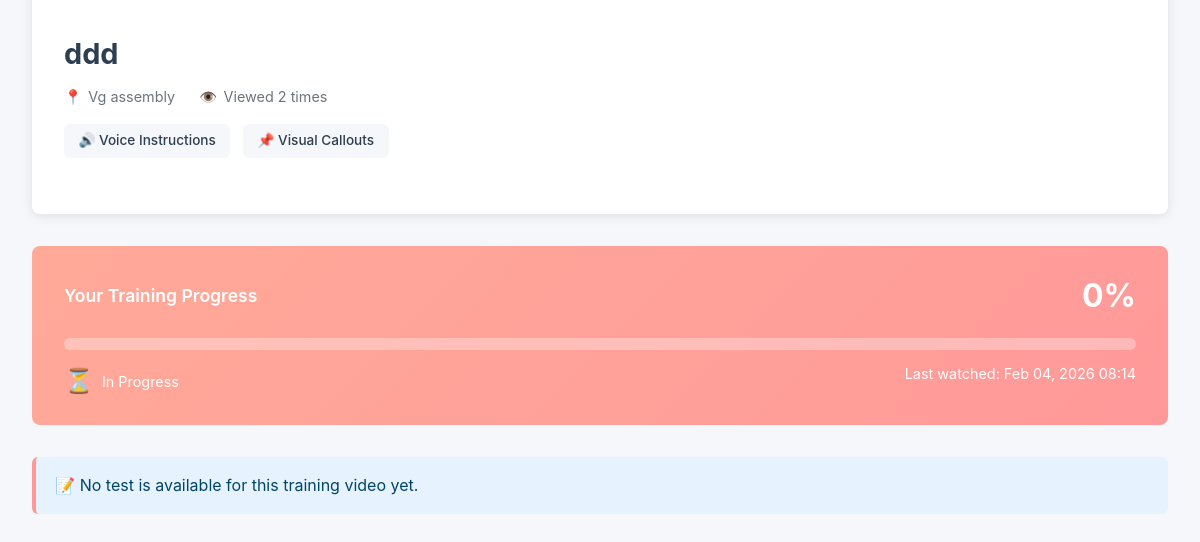
/video/20/ (signed in, lower part), run on an earlier commit of the app's database.
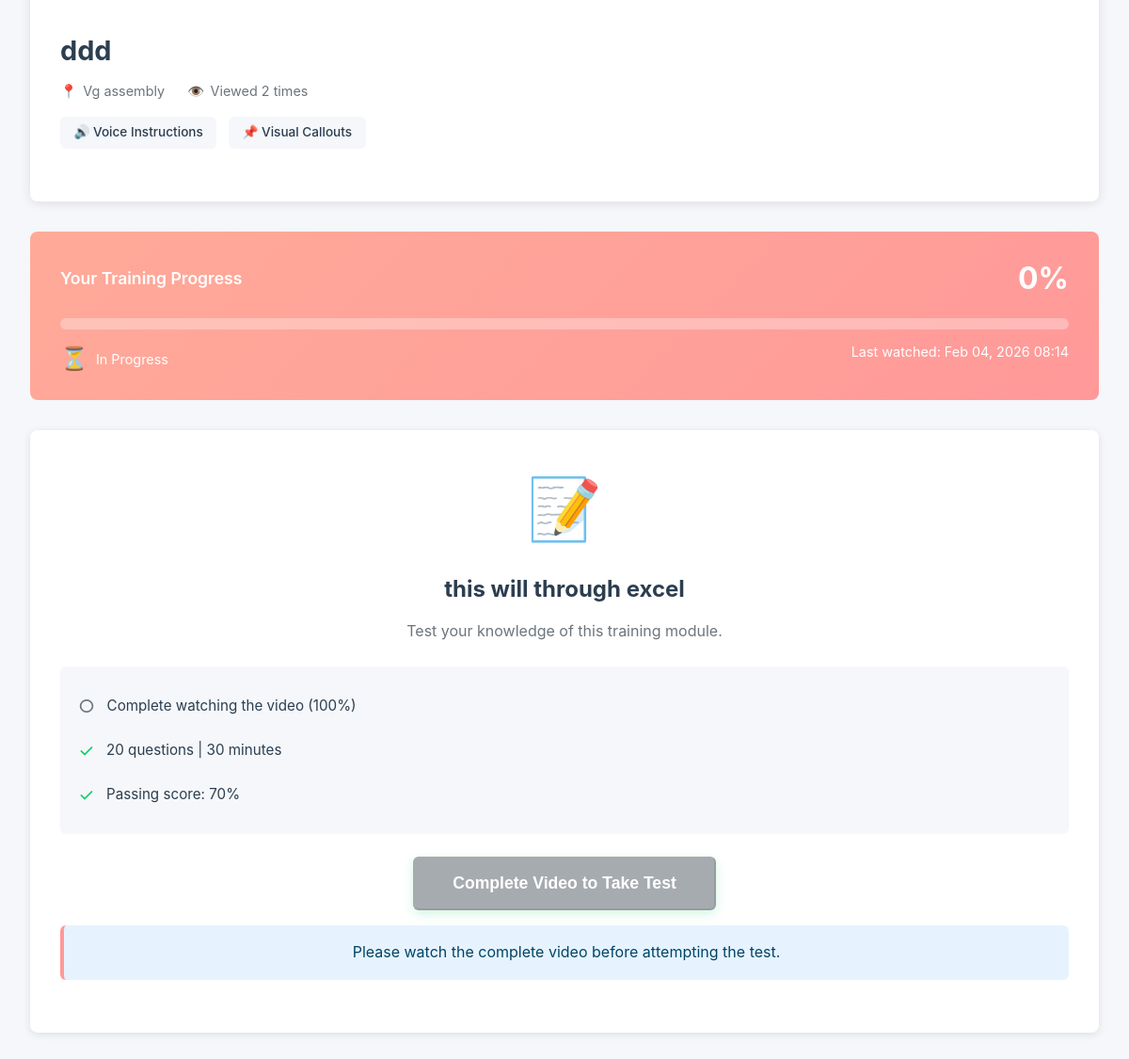
And on a later commit of the database.
### process_dojo/models.py (models this page shows, shortened)
class MCQTest(models.Model):
    video = models.OneToOneField(TrainingVideo, on_delete=models.CASCADE, related_name='mcq_test')
    title = models.CharField(max_length=200)
    description = models.TextField(blank=True)
    passing_score = models.IntegerField(
        default=70,
        validators=[MinValueValidator(0), MaxValueValidator(100)],
        help_text="Passing percentage"
    )
    time_limit_minutes = models.IntegerField(
        default=30,
        validators=[MinValueValidator(1)],
        help_text="Time limit in minutes"
    )
    is_active = models.BooleanField(default=True)
    created_at = models.DateTimeField(auto_now_add=True)
    updated_at = models.DateTimeField(auto_now=True)
    class Meta:
        ordering = ['video']

### process_dojo/views.py (the view)
# urls.py: path('video/<int:pk>/', views.VideoDetailView.as_view(), name='video_detail'),
class VideoDetailView(LoginRequiredMixin, DetailView):
    model = TrainingVideo
    template_name = 'process_dojo/video_detail.html'
    context_object_name = 'video'
    def get(self, request, *args, **kwargs):
        self.object = self.get_object()
        completion, created = VideoCompletion.objects.get_or_create(
            user=request.user,
            video=self.object,
        )
        completion.mark_access()
        context = self.get_context_data(object=self.object)
        context['completion'] = completion
        try:
            context['mcq_test'] = self.object.mcq_test
        except MCQTest.DoesNotExist:
            context['mcq_test'] = None
        return self.render_to_response(context)

### process_dojo/models.py (called while the page is built)
    def mark_access(self):
        self.access_count += 1
        self.save(update_fields=['access_count', 'last_watched_at'])

### process_dojo/templates/process_dojo/video_detail.html (shortened to what this page needs)
{% extends "process_dojo/base.html" %}
{% block content %}
<div class="video-container">
    <div class="video-player-section">
        <div class="video-info-section">
            <div class="video-header">
                <h1 class="video-title-large">{{ video.title }}</h1>
                <div class="video-meta">
                    <div class="video-meta-item">
                        <span>📍</span>
                        <span>{{ video.operation.name }}</span>
                    </div>
                    <div class="video-meta-item">
                        <span>👁️</span>
                        <span>Viewed {{ completion.access_count }} time{% if completion.access_count != 1 %}s{% endif %}</span>
                    </div>
                </div>
                <div class="feature-tags">
                    <span class="feature-tag {% if video.has_voice %}active{% endif %}">
                        🔊 Voice Instructions
                    </span>
                    <span class="feature-tag {% if video.has_callouts %}active{% endif %}">
                        📌 Visual Callouts
                    </span>
                </div>
            </div>
        </div>
    </div>
    <div class="progress-section">
        <div class="progress-header">
            <div class="progress-title">Your Training Progress</div>
            <div class="progress-percentage-large" id="progress-display">
                {{ completion.completion_percentage|floatformat:0 }}%
            </div>
        </div>
        <div class="progress-bar-large">
        </div>
        <div class="progress-details">
            <div class="completion-status">
                {% if completion.is_completed %}
                <span class="status-icon">✓</span>
                <span>Training Completed</span>
                {% else %}
                <span class="status-icon">⏳</span>
                <span>In Progress</span>
                {% endif %}
            </div>
            <div>Last watched: {{ completion.last_watched_at|date:"M d, Y H:i" }}</div>
        </div>
    </div>
    {% if mcq_test %}
    <div class="test-section" id="test-section">
        <div class="test-icon">📝</div>
        <h2 class="test-title">{{ mcq_test.title }}</h2>
        <p class="test-description">{{ mcq_test.description|default:"Test your knowledge of this training module." }}</p>
        <div class="test-requirements">
            <div class="requirement-item">
                <span class="requirement-icon {% if completion.is_completed %}complete{% else %}incomplete{% endif %}">
                    {% if completion.is_completed %}✓{% else %}○{% endif %}
                </span>
                <span>Complete watching the video (100%)</span>
            </div>
            <div class="requirement-item">
                <span class="requirement-icon complete">✓</span>
                <span>{{ mcq_test.questions.count }} questions | {{ mcq_test.time_limit_minutes }} minutes</span>
            </div>
            <div class="requirement-item">
                <span class="requirement-icon complete">✓</span>
                <span>Passing score: {{ mcq_test.passing_score }}%</span>
            </div>
        </div>
        {% if completion.is_completed %}
        <a href="{% url 'process_dojo:start_test' video.id %}" class="btn-test">
            Take Test Now →
        </a>
        {% else %}
        <button class="btn-test disabled" disabled id="test-btn-disabled">
            Complete Video to Take Test
        </button>
        <div class="alert-info" style="margin-top: 1rem;">
            Please watch the complete video before attempting the test.
        </div>
        {% endif %}
    </div>
    {% else %}
    <div class="alert-info">
        📝 No test is available for this training video yet.
    </div>
    {% endif %}
</div>
{% endblock %}

What changed in the data, as far as the page shows it:
added MCQTest: title "this will through excel", description "Test your knowledge of this training module.", questions.count "20", time_limit_minutes "30", passing_score "70"
Also different on the page:
text no longer shown: "📝 No test is available for this training video yet."
text now shown: "📝 ○ Complete watching the video (100%) ✓ questions | minutes ✓ Passing score: % Complete Video to Take Test Please watch the complete video before attempting the test."
